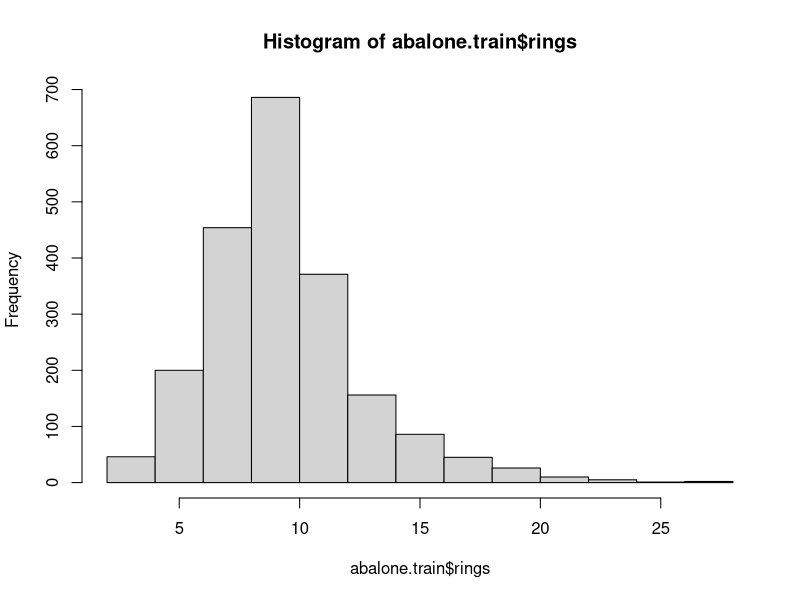
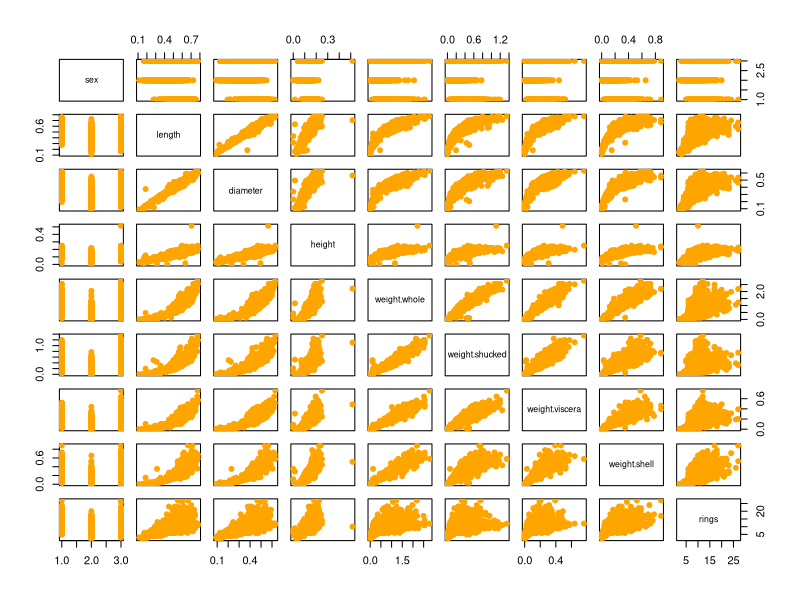
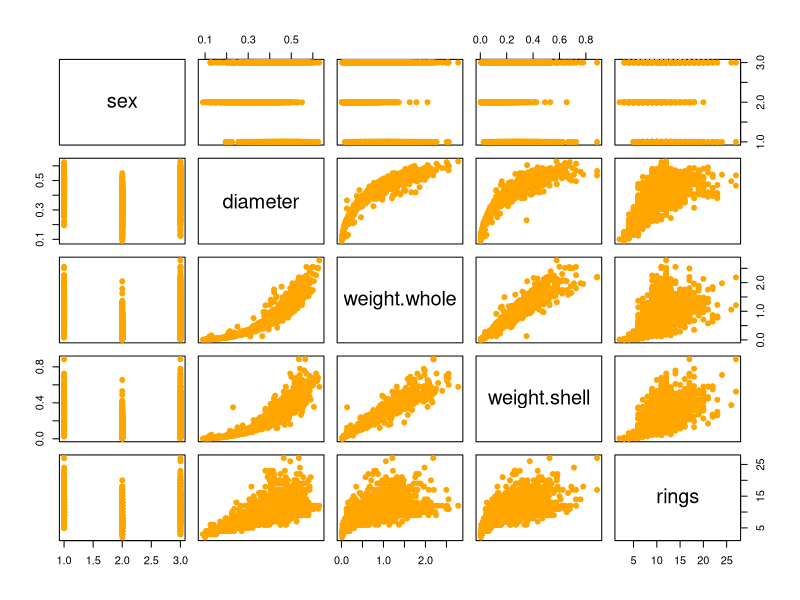
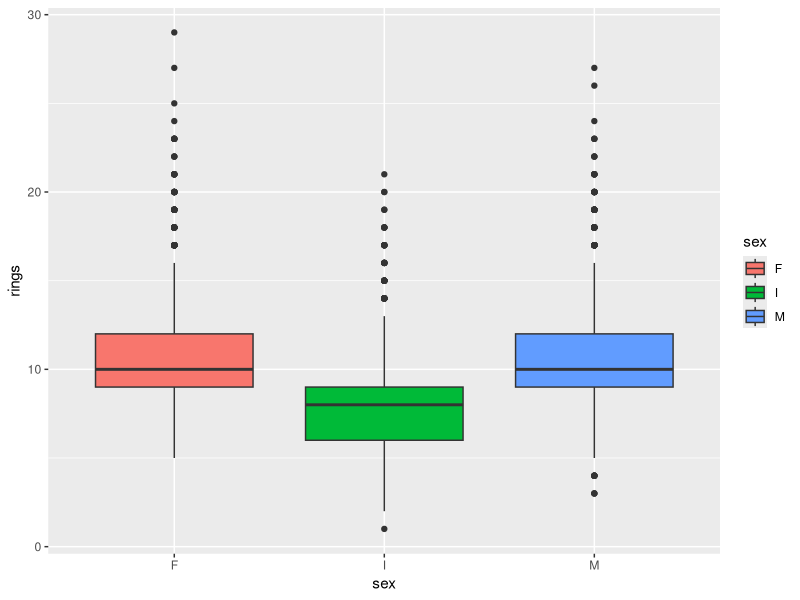
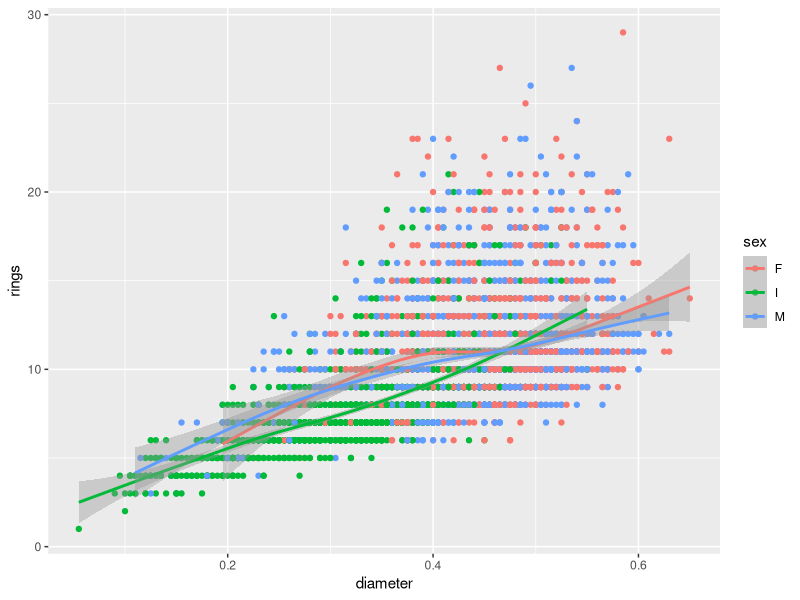
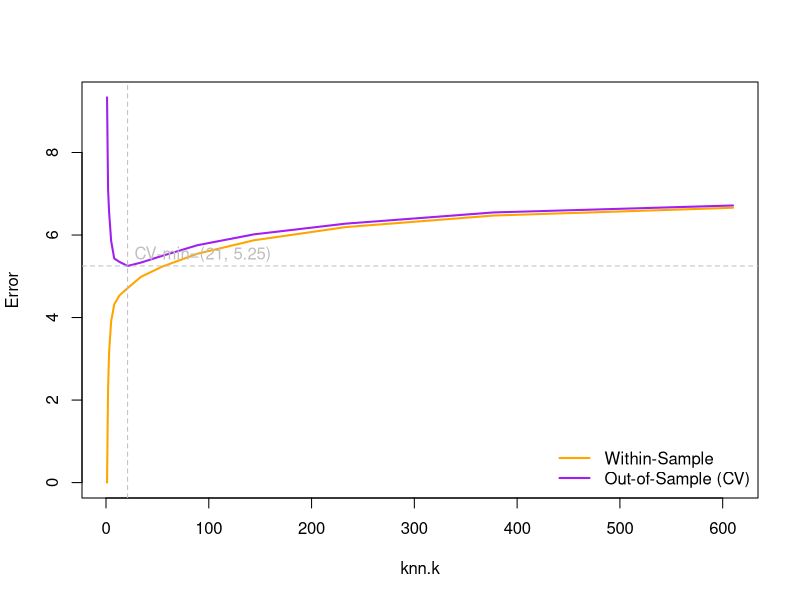
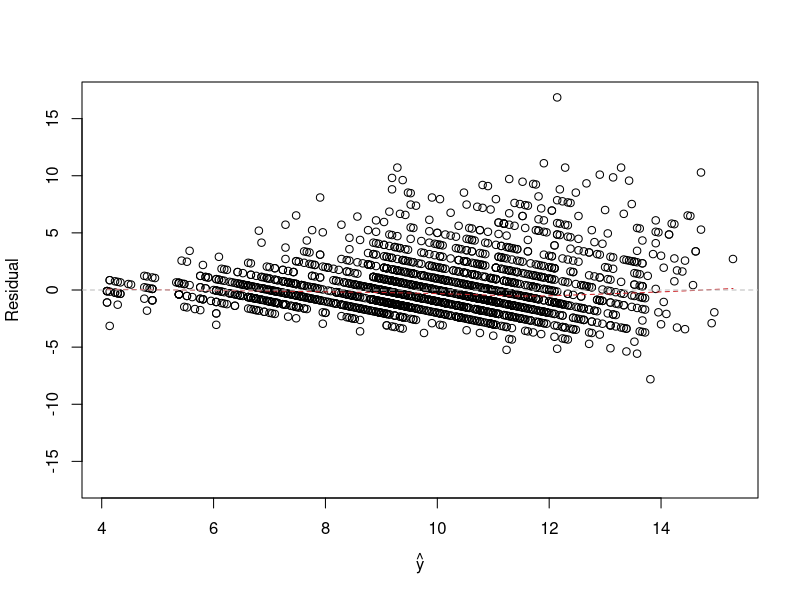
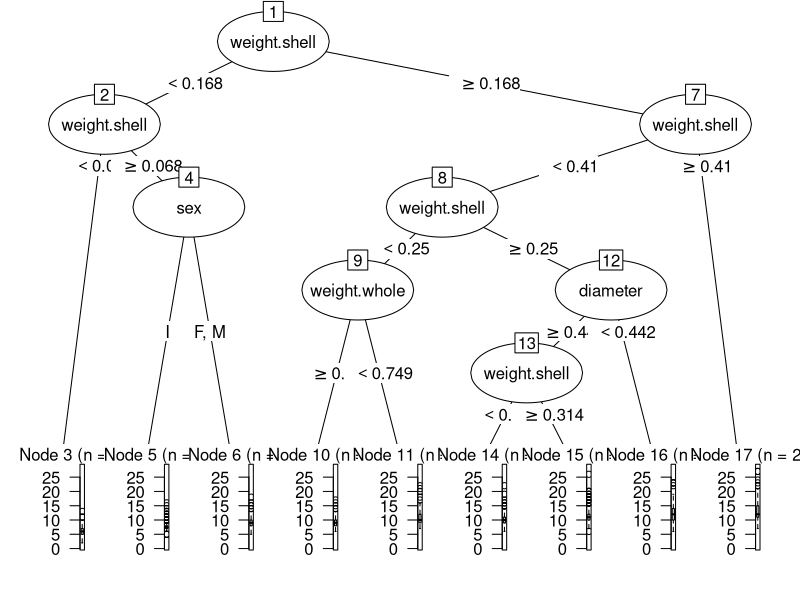

Source code (R) for these figures, in order:
## ---- chunk 1
knitr::opts_chunk$set(echo = TRUE)
.libPaths("H:/R")
library(ggplot2)
library(rpart)
library(partykit)
## ---- chunk 2
abalone <- read.csv("abalone.csv")
f <- rings~.
## ---- chunk 3
train.idx <- sample(nrow(abalone), 0.5*nrow(abalone))
abalone.train <- abalone[train.idx, ]
abalone.test  <- abalone[-train.idx, ] ## note the negative indexing to REMOVE instances!
## ---- chunk 4
 summary(abalone.train)
## ---- chunk 5
hist(abalone.train$rings)
## ---- chunk 6
 cor(abalone.train[, -1])
## ---- chunk 7
plot(abalone.train, pch=19, col="orange")
## ---- chunk 8
abalone.train$length <- NULL
abalone.train$height <- NULL
abalone.train$weight.shucked <- NULL
abalone.train$weight.viscera <- NULL

abalone.test$length <- NULL
abalone.test$height <- NULL
abalone.test$weight.shucked <- NULL
abalone.test$weight.viscera <- NULL
## ---- chunk 9
 summary(abalone.train)
## ---- chunk 10
 cor(abalone.train[, -1])
## ---- chunk 11
plot(abalone.train, pch=19, col="orange")
## ---- chunk 12
qplot(sex, rings,
      data = abalone,
      geom = "boxplot",
      fill = sex)
## ---- chunk 13
qplot(diameter, rings, 
      data = abalone, 
      color = sex)  +
  geom_smooth()
## ---- chunk 14
MSE <- function(y, yhat) mean((y - yhat)^2)

RSQ <- function(y, yhat) 1 - sum((y - yhat)^2) / sum((y - mean(y))^2)
## ---- chunk 15
knn <- function(f, data, k=1) {
  known.X <- scale(model.matrix(f, data)[, -1])
  known.y <- model.response(model.frame(f, data))
  
  structure(list(k=k, f=f, known.X=known.X, known.y=known.y), class="knn")
}

predict.knn <- function(knn, newdata) {
  if (class(knn) != "knn") stop("Supplied model was not a k-Nearest Neighbour object")
  
  known.X <- knn$known.X
  known.y <- knn$known.y
  
  X <- scale(model.matrix(knn$f, newdata)[, -1], 
             scale=attr(known.X, "scaled:scale"), 
             center=attr(known.X, "scaled:center"))
  
  k.nearest <- matrix(apply(X, 1, function(X.i, known.X, known.y, k) {
    d <- rowSums(sweep(known.X, 2, X.i)^2)
    known.y[head(order(d), k)]
  }, known.X=known.X, known.y=known.y, k=knn$k), nrow=knn$k)
  
  if (is.factor(known.y)) {
    factor(apply(k.nearest, 2, function(neighbours) {
      t <- table(neighbours)
      names(t[which.max(t)])
    }), levels=levels(known.y), ordered=is.ordered(known.y))
  } else if (is.character(known.y)) {
    apply(k.nearest, 2, function(neighbours) {
      t <- table(neighbours)
      names(t[which.max(t)])
    })
  } else {
    colMeans(k.nearest)
  }
}
## ---- chunk 16

evaluate.knn <- function(f, train, test, error, k) {
  mdl <- knn(f, train, k)
  
  ## extract the known outcomes from the test set
  y <- model.response(model.frame(f, test))
  
  ## obtain the model predictions on the test data
  yhat <- predict(mdl, test)
  
  ## returns the error of the predictions (e.g., MSE)
  error(y, yhat)
}

##honest estimation

evaluate.knn.cv <- function(f, data, K, folds, error, knn.k) {
  mean(sapply(seq(K), function(k) {
    leave.in <- data[folds != k, ] ## data not in our current fold
    hold.out <- data[folds == k, ] ## data in our current fold
    
    evaluate.knn(f, leave.in, hold.out, error, knn.k)
  }))
}

K <- 10
folds <- sample(rep(seq(K), length.out=nrow(abalone.train)))

knn.k <- c(1, 2,3	,5,	8,	13,	21,	34,	55,	89,	144,	233,	377,	610)
wse <- rep(NA, length(knn.k))
cve <- rep(NA, length(knn.k))
for (j in seq_along(knn.k)) {
  wse[j] <- evaluate.knn(f, abalone.train, abalone.train, MSE, knn.k[j])
  cve[j] <- evaluate.knn.cv(f, abalone.train, K, folds, MSE, knn.k[j])
  cat(".")
}
cat("\n")
## ---- chunk 17
plot(knn.k, wse, type="l", lwd=2, col="orange", ylab="Error", ylim=range(c(0, wse, cve)))
lines(knn.k, cve, lwd=2, col="purple")
abline(h=min(cve), lty=2, col="gray")
abline(v=knn.k[which.min(cve)], lty=2, col="gray")
text(knn.k[which.min(cve)], min(cve), sprintf("CV-min=(%d, %.2f)", knn.k[which.min(cve)], min(cve)), col="gray", adj=c(-0.05, -0.5))
legend("bottomright", c("Within-Sample", "Out-of-Sample (CV)"), col=c("orange", "purple"), lwd=2, bty="n")

## ---- chunk 18
k.selected <- knn.k[which.min(cve)]
knn.mdl <- knn(f, abalone.train, k.selected)
yhat.knn <- predict(knn.mdl, abalone.test)

## ---- chunk 19
print(MSE(abalone.test$rings, yhat.knn))
print(RSQ(abalone.test$rings, yhat.knn))
## ---- chunk 20
abalone.lm <- lm(f, abalone.train)
yhat.lm <- predict(abalone.lm, abalone.test)

## ---- chunk 21
print(MSE(abalone.test$rings, yhat.lm))
print(RSQ(abalone.test$rings, yhat.lm))

## ---- chunk 22
summary(abalone.lm)

## ---- chunk 23
print(RSQ(abalone.test$rings, yhat.knn))
## ---- chunk 24
print(RSQ(abalone.test$rings, yhat.lm))

## ---- chunk 25
abalone.lm <- lm(f, abalone.train)
yhat.lm <- predict(abalone.lm, abalone.test)

## ---- chunk 26
print(MSE(abalone.test$rings, yhat.lm))
print(RSQ(abalone.test$rings, yhat.lm))

## ---- chunk 27
summary(abalone.lm)

## ---- chunk 28
fitted.residuals.plot <- function(y, yhat, 
                                  main=NULL, 
                                  xlim=NULL, xlab=expression(hat(y)),
                                  ylim=NULL, ylab="Residual",
                                  ...) {
  resid <- y - yhat
  
  if (is.null(ylim)) {
    r <- max (range(resid))
    ylim <- c(-r, r)
  }
  
  plot(yhat, resid, 
       xlim=xlim, xlab=xlab, 
       ylim=ylim, ylab=ylab, 
       main=main, ...)
  
  lines(lowess(yhat, resid), col="#ce2227", lty=2)
  
  abline(h=0, lty=2, col="gray")
}
## ---- chunk 29
fitted.residuals.plot(abalone.test$rings, yhat.knn)
## ---- chunk 30
single.tree <- as.party(rpart(f, abalone.train, cp=0, xval=0, minsplit=350, minbucket = 134))

plot(single.tree)

print(single.tree)
